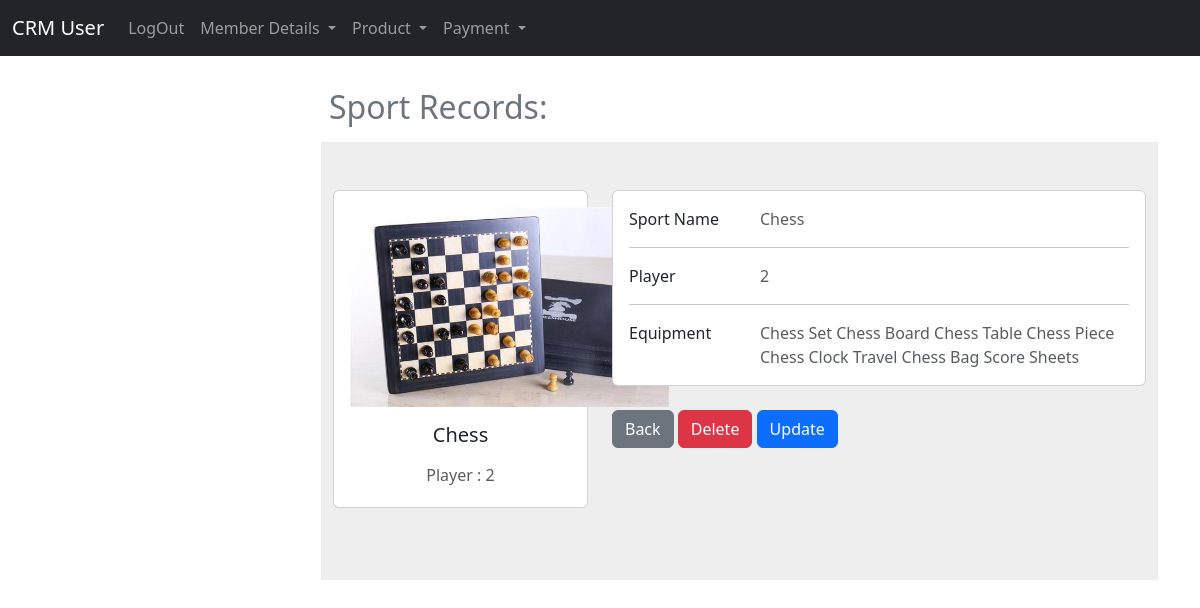
Page /user/sport/1/ (signed in) on the committed database.
### user_app/models.py (models this page shows, shortened)
class Sport(models.Model):
    name = models.CharField(max_length=100)
    players = models.PositiveIntegerField()
    equipment = models.CharField(max_length=100)
    images = models.ImageField(upload_to="Sport/Sport/%Y/%m/%d", blank=False)

### user_app/views.py (the view)
# urls.py: path('sport/<int:pk>/', views.sport, name='sport'),
def sport(request, pk):
    if request.user.is_authenticated:
        customer_record = Sport.objects.get(id=pk)
        return render(
            request, "user/sport/sport.html", {"customer_record": customer_record}
        )
    else:
        messages.success(request, "YOu Must Be")
        return redirect("home")

### templates/user/sport/sport.html (shortened to what this page needs)
{% extends 'user/base.html' %}
{% load static %}
{% block main %}
<div class="col-mb-6 offset-md-3">
     <h2 class="p-2 text-secondary">Sport Records:</h2>
     <section style="background-color: #eee;">
          <div class="container py-5">
               <form action="" method="post" name="signup">
                    <div class="row text-capitalize">
                         <div class="col-lg-4">
                              <div class="card mb-4">
                                   <div class="card-body text-center">
                                        <img src="{{customer_record.images.url}}" alt="{{customer_record.first_name}}"
                                             height="200px">
                                        <h5 class="my-3">{{customer_record.name}}</h5>
                                        <p class="text-muted mb-1">Player : {{customer_record.players}}</p>
                                   </div>
                              </div>
                         </div>
                         <div class="col-lg-8">
                              <div class="card mb-4">
                                   <div class="card-body">
                                        <div class="row">
                                             <div class="col-sm-3">
                                                  <p class="mb-0">Sport Name</p>
                                             </div>
                                             <div class="col-sm-9">
                                                  <p class="text-muted mb-0">{{customer_record.name}}</p>
                                             </div>
                                        </div>
                                        <hr>
                                        <div class="row">
                                             <div class="col-sm-3">
                                                  <p class="mb-0">Player</p>
                                             </div>
                                             <div class="col-sm-9">
                                                  <p class="text-muted mb-0">{{customer_record.players}}</p>
                                             </div>
                                        </div>
                                        <hr>
                                        <div class="row">
                                             <div class="col-sm-3">
                                                  <p class="mb-0">Equipment</p>
                                             </div>
                                             <div class="col-sm-9">
                                                  <p class="text-muted mb-0">{{customer_record.equipment}}</p>
                                             </div>
                                        </div>
                                   </div>
                              </div>
                              <a href="{% url 'sport_details' %}" class="btn btn-secondary">Back</a>
                              <a href="{% url 'delete_sport' customer_record.pk %}" class="btn btn-danger">Delete</a>
                              <a href="{% url 'update_sport' customer_record.pk %}" class="btn btn-primary">Update</a>
                         </div>
                    </div>
               </form>
          </div>
     </section>
</div>
{% endblock main %}

### rows in the picture
Sport: images (picture), name "Chess", players "2", equipment "Chess Set Chess Board Chess Table Chess Piece Chess Clock Travel Chess Bag Score Sheets"
